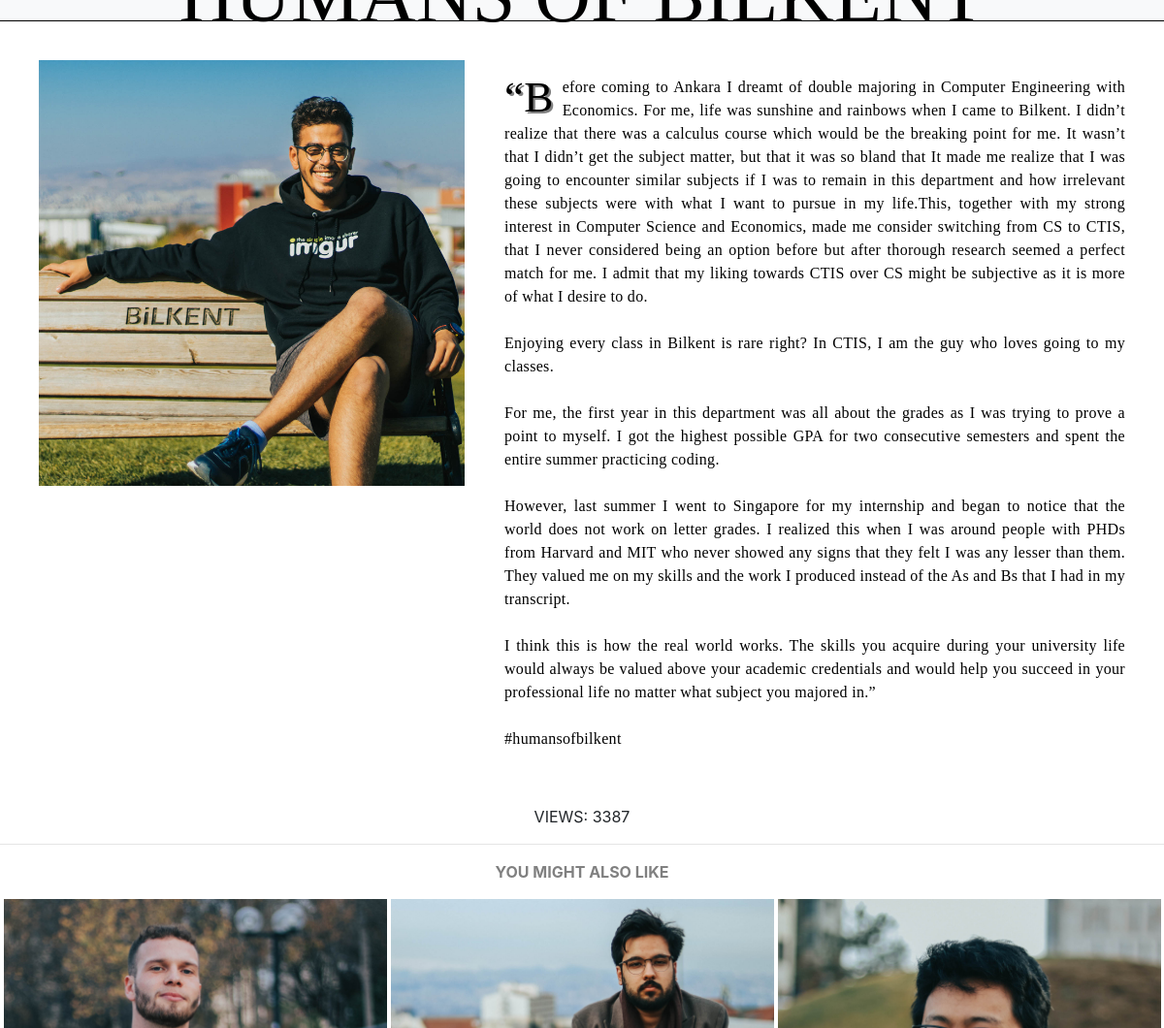
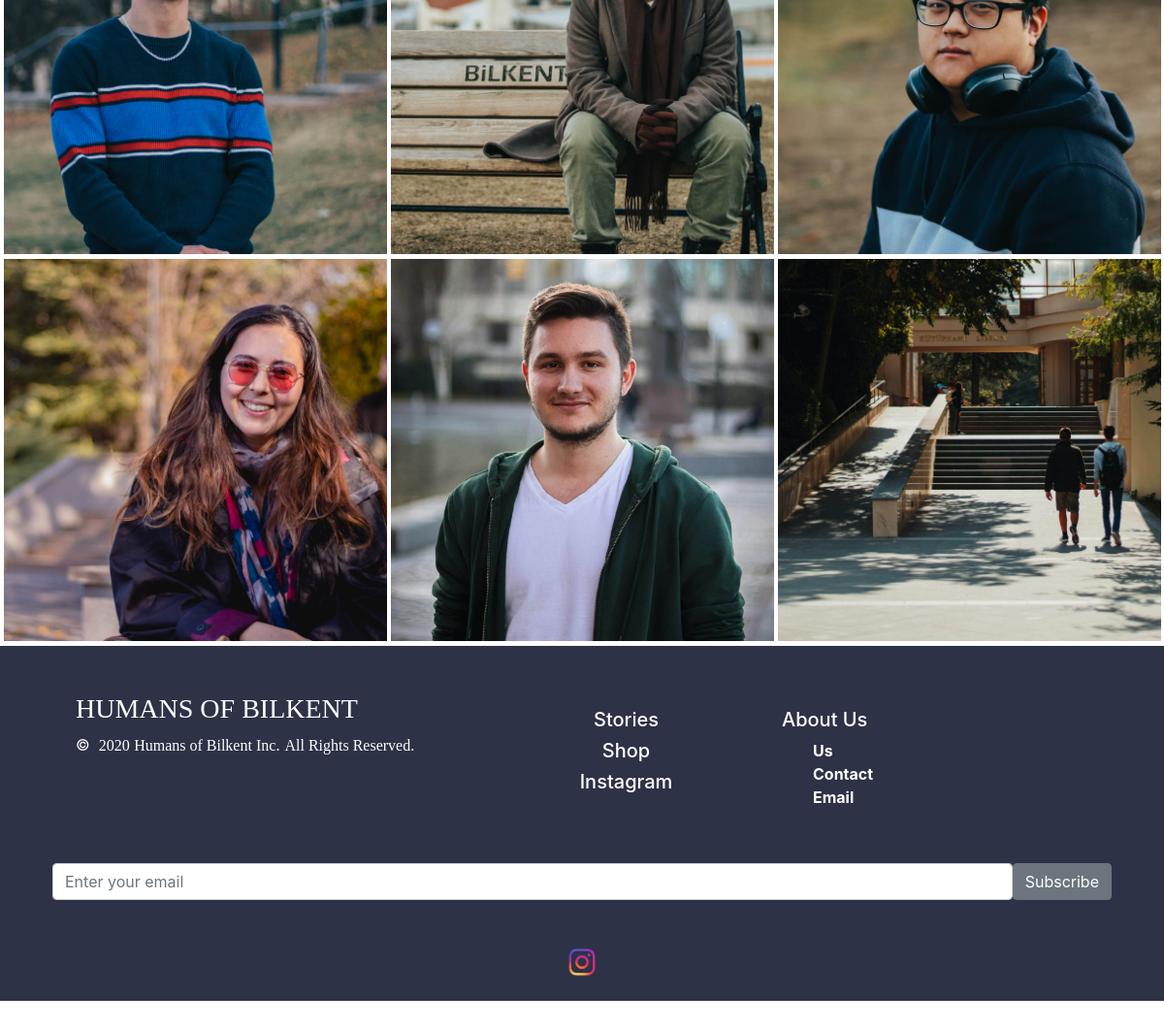
Page /story.php?id=334 on the committed database (2 pictures, top to bottom).
### tables this page shows
CREATE TABLE `story` (
  `id` int(11) NOT NULL,
  `content` varchar(10000) NOT NULL,
  `picture` varchar(80) NOT NULL,
  `tags` varchar(200) NOT NULL DEFAULT 'humansofbilkent',
  `views` int(11) NOT NULL DEFAULT '0',
  `created` timestamp NOT NULL DEFAULT CURRENT_TIMESTAMP
);

### stories.php (the view, shortened to what this page needs)
<?php
require "db.php";
if ($_SESSION['related']){
    $searchTerms = explode(' ', $_SESSION['related']);
    $searchTermBits = "";
    foreach ($searchTerms as $term) {
        if (!empty($term)) {
            $searchTermBits .=   " +$term";
        }
    }
    $sql = "SELECT * FROM story WHERE Match(tags) Against ('". $searchTermBits. " IN BOOLEAN MODE')
    AND (id <>". $_SESSION['id']. ") LIMIT 6";
    $result = mysqli_query($conn, $sql);
    $data = [];
    while ($row = $result->fetch_assoc()) {
    $data[] = $row;
    }
    $result = $data;
}
    ?>
<div id="stories">
    <tr>
        <?php
            foreach ($result as $res){
        ?>
        <td>
            <img class="ys" src=<?=$res['picture']  ?> onclick="window.open('story.php?id=<?=$res['id']?>')" style="cursor: pointer;" alt="">
        </td>
        <?php
            }
        ?>
    </tr>
</div>

### story.php (shortened to what this page needs)
<!DOCTYPE html>
<html lang="en">
<head>
    <link rel="stylesheet" href="https://stackpath.bootstrapcdn.com/bootstrap/4.4.1/css/bootstrap.min.css">
    <link type="text/css" rel="stylesheet" href="style.css?v1.49">
</head>
<body>
</body>
</html>
<?php
require "navbar.php";
if ($_GET['id']){
    $id = $_GET['id'];
    $id = (int)$id;
}
require "db.php";
$sql = "SELECT * FROM story where id = $id" ;
$result = mysqli_query($conn, $sql);
$data = [];
while ($row = $result->fetch_assoc()) {
    $data[] = $row;
}
$result = $data;
?>
<div>
    <table id="sTT">
        <tr id="storyTable">
            <td id="storyPicture" style="border 1px solid black"><img class="ysStory" src=<?=$result[0]['picture']  ?>  style="cursor: pointer; " alt=""></td>
            <td id="storyContent"><p><?=nl2br($result[0]['content'])?> <br><br><span id="hobIg" onclick="window.open('https://www.instagram.com/humansofbilkent')" style="cursor: pointer;">#humansofbilkent</span> </p>
</p></td>
        </tr>
    </table>
    <a class="mx-auto" style=" text-align: center;" id="view" ><p class="related">VIEWS: <?=$result[0]['views']?></p></a>
    <hr>
    <a class="mx-auto" style=" text-align: center;" id="related" ><p class="related">YOU MIGHT ALSO LIKE</p></a>
</div>
<?php
require "stories.php";
 require "footer.php" ;
?>

### style.css (style rules this page uses)
html, body { height: 100%; width: 100%; margin: 0px;padding:0px; border: 0px solid purple;overflow-x: hidden; }
img { max-width: 100%; max-height: 100%; }
.ys { border: 0px solid red; width: 33%; padding-left: 0px; padding-bottom: 5px; }
#storyTable { vertical-align: top; border: 0px solid rgb(73, 75, 73); width: 80%; }
#storyPicture { padding-top: 5vh; padding-left: 5vh; width: 40%; border: 0px solid blue; padding-bottom: 10vh; }
#storyContent { padding: 5vh; padding-top: 7vh; border: 0px solid pink; font-family: 'Playfair Display', serif; color: black; letter-spacing: 0.02em; text-align: justify; text-justify: inter-word; }
#storyContent:first-letter { float: left; font-size: 45px; line-height: 1; font-weight: lighter; margin-right: 9px; color: black; font-family: 'Rokkitt', serif; text-shadow: grey .05em .05em; }
#related { text-align: center; color: gray; font-weight: bolder; }
#stories { padding-left: 4px; border: 0px solid purple; }

### rows in the picture
story: picture (picture), content "“Before coming to Ankara I dreamt of double majoring in Computer Engineering with Economics. For me, life was sunshine and rainbows when I came to Bilkent. I didn’t realize that there was a calculus course which would be the breaking point for me. It wasn’t that I didn’t get the subject matter, but that it was so bland that It made me realize that I was going to encounter similar subjects if I was to remain in this department and how irrelevant these subjects were with what I want to pursue in my life.This, together with my strong interest in Computer Science and Economics, made me consider switching from CS to CTIS, that I never considered being an option before but after thorough research…", views "3387"
story: picture (picture)
story: picture (picture)
story: picture (picture)
story: picture (picture)
story: picture (picture)
story: picture (picture)
